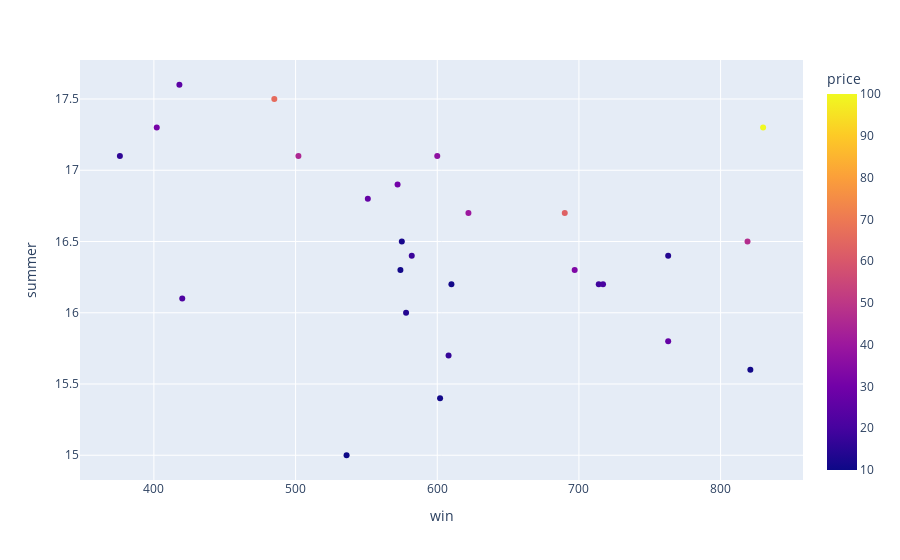

Notebook code for this chart:
### Markdown cell above
**Summer:** Average summer temperature(°C). Affects grape ripening and wine quality.

**Har(Harvest Rainfall):** Rainfall during harvest (mm). Too much rain can reduce quality.

**Sep:** Average September temperature. Important for final grape ripening.

**Wing:** Winter rainfall. Influences soil water and vine growth.

**Age:** Age of the wine, Older wines are usually more valuable.

summer, har, sep, win, age (x) -------▶ |f| -------▶ price (y)

### Code cell
import plotly.express as px

fig1 = px.scatter(df[~df["price"].isnull()],
           x="win", y="summer", color="price")

fig1

### Figure 1 — Plotly figure (JSON) as saved in the notebook; plotly's stock layout.template omitted (floating-point values rounded to 4 significant figures)
{"data": [{"hovertemplate": "win=%{x}<br>summer=%{y}<br>price=%{marker.color}<extra></extra>", "legendgroup": "", "marker": {"color": [37.0, 63.0, 45.0, 22.0, 18.0, 66.0, 14.0, 100.0, 33.0, 17.0, 31.0, 11.0, 47.0, 19.0, 11.0, 12.0, 40.0, 27.0, 10.0, 16.0, 11.0, 30.0, 25.0, 11.0, 27.0, 21.0, 14.0], "coloraxis": "coloraxis", "symbol": "circle"}, "mode": "markers", "name": "", "orientation": "v", "showlegend": false, "type": "scatter", "x": [600, 690, 502, 420, 582, 485, 763, 830, 697, 608, 402, 602, 819, 714, 610, 575, 622, 551, 536, 376, 574, 572, 418, 821, 763, 717, 578], "xaxis": "x", "y": [17.1, 16.7, 17.1, 16.1, 16.4, 17.5, 16.4, 17.3, 16.3, 15.7, 17.3, 15.4, 16.5, 16.2, 16.2, 16.5, 16.7, 16.8, 15.0, 17.1, 16.3, 16.9, 17.6, 15.6, 15.8, 16.2, 16.0], "yaxis": "y"}], "layout": {"coloraxis": {"colorbar": {"title": {"text": "price"}}, "colorscale": [[0, "#0d0887"], [0.1111, "#46039f"], [0.2222, "#7201a8"], [0.3333, "#9c179e"], [0.4444, "#bd3786"], [0.5556, "#d8576b"], [0.6667, "#ed7953"], [0.7778, "#fb9f3a"], [0.8889, "#fdca26"], [1, "#f0f921"]]}, "legend": {"tracegroupgap": 0}, "margin": {"t": 60}, "xaxis": {"anchor": "y", "domain": [0, 1], "title": {"text": "win"}}, "yaxis": {"anchor": "x", "domain": [0, 1], "title": {"text": "summer"}}}}
